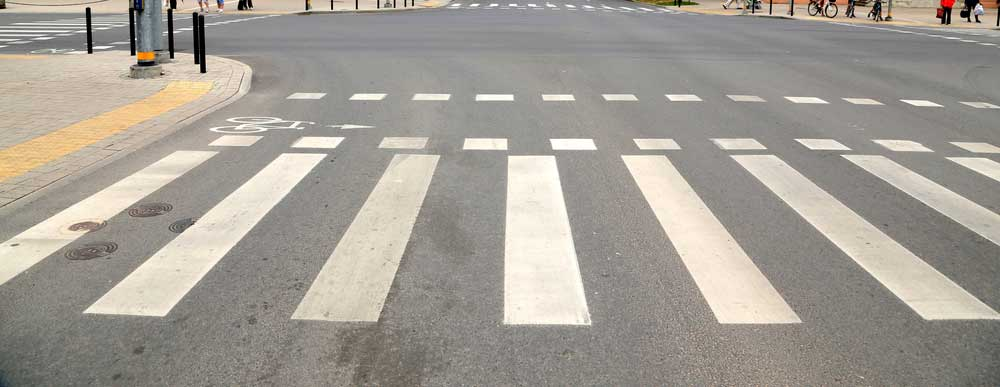
#> input picture Samples/image003.jpg, 1000 x 387 px
$ python main_4.py
#> lines starting #> are read from the running program, lines starting #| are printed output that depends on the picture; after the words box and inside, x2 and y2 are one past the last pixel; in counts of white or black regions, pixels touching at a corner belong together
### python/math_tools.py
import numpy as np
import math


def conv2(image, kernel):
    # Iterate through image
    output = np.zeros([image.shape[0] - 1, image.shape[1] - 1])
    empty_arr = np.zeros([2, 2])
    for row in range(image.shape[0] - 1):
        # Exit Convolution
        for col in range(image.shape[1] - 1):
            empty_arr = image[row:row + 2:1, col:col + 2:1]
            inner_product = empty_arr.ravel().dot(kernel.ravel())
            output[row, col] = inner_product
    return output


def atan2(a, b):
    output = np.zeros([a.shape[0], a.shape[1]])
    for row in range(a.shape[0]):
        for col in range(a.shape[1]):
            output[row, col] = math.atan2(a[row, col], b[row, col])
    return output


def sqrt(a, b):
    output = np.zeros([a.shape[0], a.shape[1]])
    for row in range(a.shape[0]):
        for col in range(a.shape[1]):
            output[row, col] = math.sqrt(a[row, col] ** 2 + b[row, col] ** 2)
    return output


def max_element(arr):
    lis = []
    for i in range(arr.shape[0]):
        lis.append(max(arr[i]))
    return max(lis)


# [30 lines left out: functions tri_area, line_intersection, dist, not called in this run]

### python/region_grow.py
import numpy as np
import math
import valid_pixel
import angle_diff


def region_grow(LLA, P, tau, status):
    """
    input:  LLA:            M*N     ---angles at each pixel
            seed pixel P:   2*1     ---pixel to grow from in rc space
            angle tau:      R       ---scalar heper-parameter
            status:         M*N     ---binary mask, used or not_used
    output: region:         2*Var   ---coordinate of pixels in this region
    rc space
    """
    used = 1
    not_used = 0
    M, N = LLA.shape
    region = np.zeros((2, 1), dtype=int)
    added = np.zeros((2, 1), dtype=int)
    region[:, 0] = P
    added[:, 0] = P
    r = P[0]
    c = P[1]
    status[r, c] = used
    theta_region = LLA[r, c]
    Sx = math.cos(theta_region)
    Sy = math.sin(theta_region)

    # eight neighbor pixels are used as offset
    offset = np.array([[-1, -1, -1, 0, 0, 1, 1, 1],
                       [-1,  0, 1, -1, 1, -1, 0, 1]])
    """
        what's offset?
        * * *
        * P *
        * * *
    """
    # BFS for region grow
    has_new_pixel = 1
    while has_new_pixel:
        has_new_pixel = 0
        new_added = np.zeros((2, 1), dtype=int)
        for i in range(len(added[0, :])):
            # has_new_pixel = 0
            pixel = added[:, i]
            for j in range(len(offset[0, :])):
                neighbor = np.array([pixel + offset[:, j]]).T
                if valid_pixel.valid_pixel(neighbor, M, N) and status[int(neighbor[0]), int(neighbor[1])] == not_used:
                    if angle_diff.angle_diff(theta_region, LLA[int(neighbor[0]), int(neighbor[1])]) < tau:
                        # add a new column to region
                        # no issue in angle_diff
                        # the issue is that the size of each region is too small
                        """:cvar
                            neighbor: shape---(2, 1)
                            region:   shape---(2, ...)
                        """
                        # region = np.append(region, neighbor[:, None], axis=1)
                        region = np.concatenate((region, neighbor), axis=1)
                        status[int(neighbor[0]), int(neighbor[1])] = used
                        Sx = Sx + math.cos(LLA[int(neighbor[0]), int(neighbor[1])])
                        Sy = Sy + math.sin(LLA[int(neighbor[0]), int(neighbor[1])])
                        theta_region = math.atan2(Sy, Sx)

                        if len(new_added[0, :]) == 1:
                            new_added = neighbor
                            has_new_pixel = 1
        added = new_added
        """
                        new_added = np.concatenate((new_added, neighbor), axis=1)
                        has_new_pixel = 1
        new_added = np.delete(new_added, 0, axis=1)
        added = np.zeros((2, 1), dtype=int)
        added = np.delete(np.concatenate((added, new_added), axis=1), 0, axis=1)
        """
    return region, status

### python/valid_pixel.py
def valid_pixel(p, m, n):
    # check whether pixel = img[r, c] is a valid pixel
    rst = 1
    r = int(p[0])
    c = int(p[1])
    if r < 0 or c < 0 or r > m-1 or c > n-1:
        rst = 0
    return rst

### python/angle_diff.py
import math


def angle_diff(t1, t2):
    """:cvar
        input: two angles t1 and t2 in [-pi, pi]
        output: smallest difference to rotate one to match the other
    """
    diff = abs(t1 - t2)
    if diff > math.pi:
        diff = 2*math.pi - diff
    return diff

### python/rectangle_self.py
import numpy as np
import math


def rectangle_self(region, G, im):
    """
    :param region:  2 * i 2-D array, 1st line---row#, 2nd line---column#
    :param G:
    :param im:
                    2*N each column as a pixel in the region
    :return:        rect_center 2*1 coordinate
                    rect_angle 2*1 eigenvector of the structure tensor
                    W: Width of the rectangle
                    L: Length of the rectangle
    """
    M, N = G.shape
    cx = 0
    cy = 0
    norm_term = 0
    for i in range(len(region[0, :])):
        r = region[0, i]
        c = region[1, i]
        x = c
        y = M - r - 1
        cx = cx + G[r, c]*x
        cy = cy + G[r, c]*y
        norm_term = norm_term + G[r, c]
    cx = cx / norm_term
    cy = cy / norm_term
    rect_center = np.array([[cx], [cy]])
    mxx = 0
    mxy = 0
    myy = 0
    for i in range(len(region[0, :])):
        r = region[0, i]
        c = region[1, i]
        x = c
        y = M - r - 1
        mxx = mxx + G[r, c] * ((x - cx)**2)
        mxy = mxy + G[r, c] * (x - cx) * (y - cy)
        myy = myy + G[r, c] * ((y - cy)**2)
    Matrix = np.array([[mxx, mxy], [mxy, myy]])
    Matrix = Matrix / norm_term
    # calculate eigenvectors
    w, V = np.linalg.eig(Matrix)
    if w[1] > w[0]:
        v = V[:, 0]
    else:
        v = V[:, 1]
    rect_angle = math.atan2(v[1], v[0])

    # normal vector
    n = np.array([[math.cos(rect_angle)], [math.sin(rect_angle)]])
    n_perp = np.dot(np.array([[0, 1], [-1, 0]]), n)
    pos_W_max = 0
    neg_W_max = 0
    pos_L_max = 0
    neg_L_max = 0
    for i in range(len(region[0, :])):
        r = region[0, i]
        c = region[1, i]
        x = c
        y = M - r - 1
        dw = np.dot((np.array([[x], [y]]) - rect_center).T, n)
        dl = np.dot((np.array([[x], [y]]) - rect_center).T, n_perp)
        if dw > pos_W_max:
            pos_W_max = dw
        elif dw < neg_W_max:
            neg_W_max = dw
        if dl > pos_L_max:
            pos_L_max = dl
        elif dl < neg_L_max:
            neg_L_max = dl

    W = np.maximum(pos_W_max, -neg_W_max) * 2
    L = np.maximum(pos_L_max, -neg_L_max) * 2

    return rect_center, rect_angle, W, L

### python/main_4.py
"""
    This version of codes introduces various zones to as
    a filter.
"""

import cv2 as cv
import numpy as np
import math_tools as mt
import math
import region_grow
import rectangle_self
import polarity
import collinearity
import shade
import expand
import matplotlib.pyplot as plt
from random import gauss
from scores import scores

def main():
    # Hyper-parameters
    M = 300
    N = 400

    print("zebra-crossing detection algorithm")
    filename = '../Samples/image003.jpg'
    img = cv.imread(filename)
#> img is the input picture: shape (387, 1000, 3); mean B, G, R 149, 157.8, 163.2
    gray = cv.cvtColor(img, cv.COLOR_BGR2GRAY)
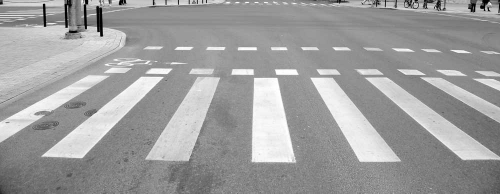
#> gray: shape (387, 1000) (shown at 1/2 size); min 0, max 255, mean 158.4
    # white pixel == 255
    # black pixel == 0
    img = cv.resize(gray, (N, M))
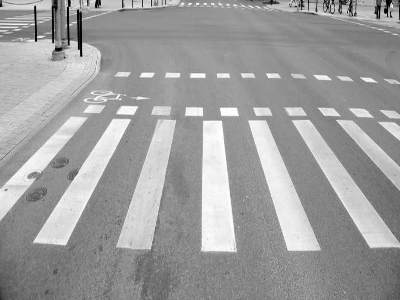
#> img: shape (300, 400); min 0, max 255, mean 158.2
    # np.savetxt('gray_img.txt', img, fmt='%d')
    imm = img
    img = 255 - img
    # [5 lines of commented-out code are left out]


    """
    1st step: GaussianBlur
    Filter the image with a Gaussian filter with standard deviation of 0.6/0.8
    Therefore, a Gaussian kernel is used.
    It's done with the function cv2.GaussianBlur()

    ps: OTSU's Binarization is used to differentiate dark areas and bright areas
    """
    img_blur = cv.GaussianBlur(img, sigmaX=0.6 / 0.8, sigmaY=0.6 / 0.8, ksize=(3, 3))
    cv.addWeighted(img_blur, 1.5, img, -0.5, 0, img)
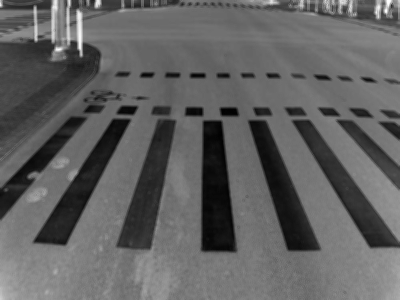
#> img: shape (300, 400); min 1, max 254, mean 96.8
    # gauss_th = cv.adaptiveThreshold(img,255,cv.ADAPTIVE_THRstESH_GAUSSIAN_C,cv.THRESH_BINARY,11,2)
    ret3,otsu_th = cv.threshold(img_blur,0,255,cv.THRESH_BINARY+cv.THRESH_OTSU)
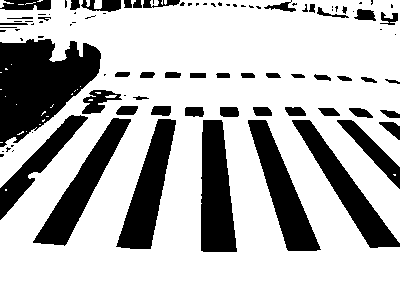
#> otsu_th: shape (300, 400); 73% white; 95 black regions (47 under 20 px), largest, box (x1, y1, x2, y2) and area: (0, 39, 101, 147) 6878, (201, 120, 237, 252) 3684, (116, 119, 176, 249) 3471
#> ret3 = 79
    # cv.imwrite('../data/pre_img/img_otsu_th.jpg', otsu_th)
    # Visualization1: Preprocessed image
    # cv.imshow("img", otsu_th)
    # cv.waitKey(0)
    print(otsu_th)
#> (printed output is left out)
    """
    2nd step: Compute Gradient
    """
    [w, h] = img.shape
    # w=image width, h=image height
    zero_padded_img = np.zeros((w + 1, h + 1))
    for x in range(img.shape[0]):
        for y in range(img.shape[1]):
            zero_padded_img[x, y] = img[x, y]
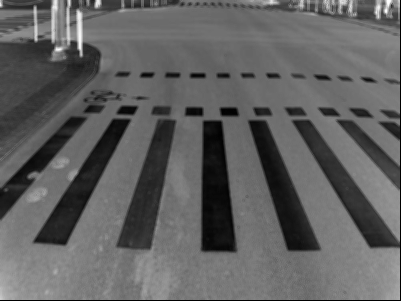
#> zero_padded_img: shape (301, 401) float64; min 0, max 254, mean 96.2
    # zero_padded_img[:w, :h] = img

    x_kernel = np.array([[1, -1], [1, -1]])
    y_kernel = np.array([[1, 1], [-1, -1]])

    gx = mt.conv2(zero_padded_img, x_kernel) / 2
#> after the loop in conv2, `for row in range(image.shape[0] - 1):`:
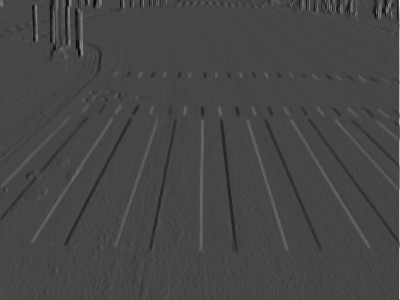
#> output: shape (300, 400) float64; min -154, max 405, mean 0.5; drawn with min black and max white
    gy = mt.conv2(zero_padded_img, y_kernel) / 2
#> after the loop in conv2 (call 2), `for row in range(image.shape[0] - 1):`:
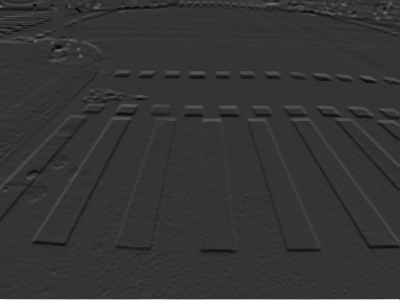
#> output: shape (300, 400) float64; min -104, max 401, mean 0.7; drawn with min black and max white
    # [4 lines of commented-out code are left out]
    """
    the second method to calculate 2d convolution
    by using cv2.sobel
    *******************************************
    gx_64f = cv.Sobel(img, cv.CV_64F, 1, 0, ksize=-1)
    abs_gx_64f = np.absolute(gx_64f)
    gx = np.uint8(abs_gx_64f)
    cv.imshow("imgsobel", gx)
    cv.waitKey(0)

    gy_64f = cv.Sobel(img, cv.CV_64F, 0, 1, ksize=-1)
    abs_gy_64f = np.absolute(gy_64f)
    gy = np.uint8(abs_gy_64f)
    """

    # [10 lines of commented-out code are left out]

    angle = mt.atan2(-gy, gx)
#> (the rest of the program and of its run is left out)
